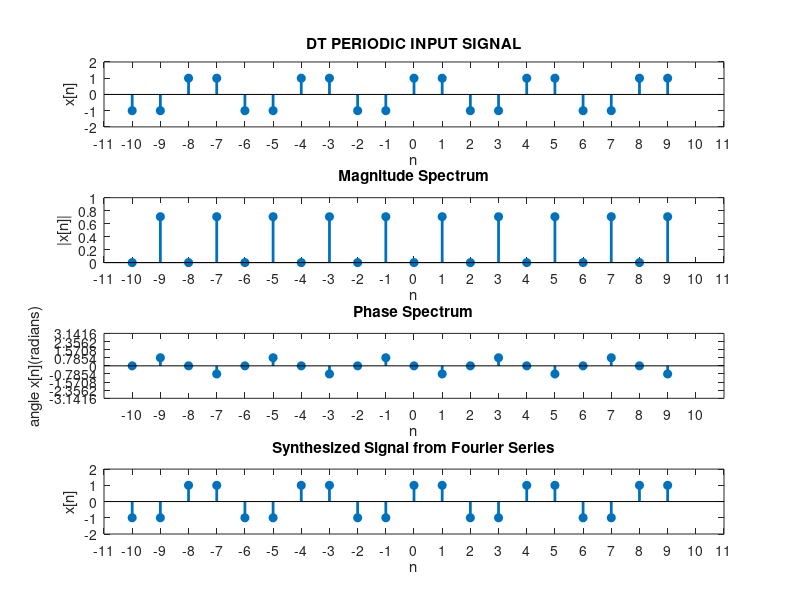

Reproduce this figure in MATLAB.
x_period = [1 1 -1 -1 ];  
N = length(x_period);  
cyc = 5;               
n=-cyc*N/2:cyc*N/2 -1
x = zeros(1, length(n));
for i = 1:length(n)
    x(i) = x_period(mod(n(i), N) + 1)
end

Xk = zeros(1, N);
for k = 0:N-1
    sum_val = 0;
    for m = 1:N
        sum_val = sum_val + x_period(m) * exp(-1j * 2 * pi * k * (m-1) / N);
    end

    Xk(k+1) = sum_val / N;
end
K_cycles = -cyc*N/2 : (cyc*N/2)-1;  
Xk_ext = zeros(1, length(K_cycles));
for i = 1:length(K_cycles)
    Xk_ext(i) = Xk(mod(K_cycles(i), N) + 1);
end
x_synthesized = zeros(1, length(n));
for idx = 1:length(n)
    sum_val = 0;
    for k = 0:N-1
        sum_val = sum_val + Xk(k+1) * exp(1j * 2 * pi * k * n(idx) / N);
    end
    x_synthesized(idx) = real(sum_val);  
end

subplot(4,1,1)
stem(n, x,'filled','linewidth',2)
axis([-11 11 -2 2]);
xticks(-11 :1: 11);
title('DT PERIODIC INPUT SIGNAL')
xlabel('n')
ylabel('x[n]')

subplot(4,1,2)
stem(K_cycles, abs(Xk_ext),'filled','linewidth',2)
axis([-11 11 0 1]);
xticks(-11 :1: 11);
yticks(0:0.2:1)
title('Magnitude Spectrum')
xlabel('n')
ylabel('|x[n]|')

subplot(4,1,3)
stem(K_cycles, angle(Xk_ext),'filled','linewidth',2)
axis([-11 11 -pi pi]);
xticks(-10:1:10);
yticks(-pi:pi/4:pi);
title('Phase Spectrum')
xlabel('n')
ylabel('angle x[n](radians)')

subplot(4,1,4)
stem(n, x_synthesized','filled','linewidth',2)
axis([-11 11 -2 2]);
xticks(-11 :1: 11);
title('Synthesized Signal from Fourier Series')
xlabel('n')
ylabel('x[n]')